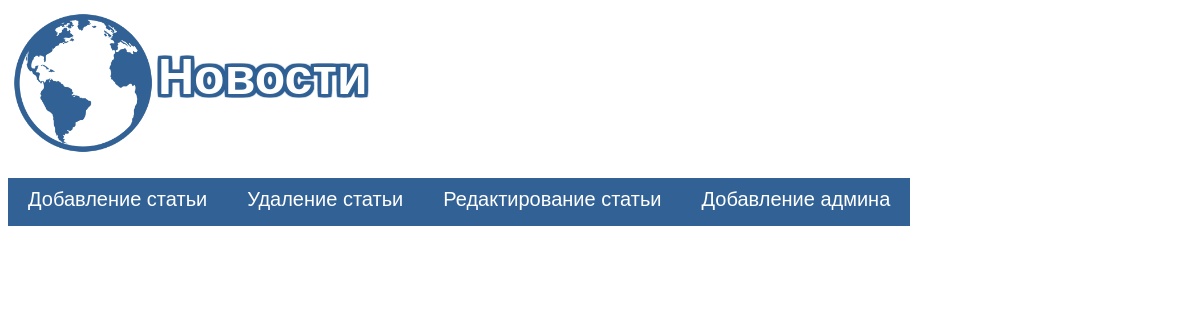
The app's page /admin/redact.php with its own data.
### tables this page shows
CREATE TABLE `headeradmin` (
  `id` int NOT NULL,
  `title` varchar(255) NOT NULL
);

### admin/redact.php (the view, shortened to what this page needs)
<?php
$conn = mysqli_connect("localhost", "root", "", "news");
$sql = "SELECT * FROM `headeradmin`";
$headerResult = mysqli_query($conn, $sql);
?>
<!DOCTYPE html>
<html lang="ru">
<head>
    <link rel="stylesheet" href="../style/style.css">
</head>
<body>
    <div class="header">
        <header>
            <div class="left">
                <div>
                    <img src="../img/log.png" class="respons" alt="">
                    <span class="header_info">Новости</span>
                </div>
            </div>
        </header>
    </div>
    <div class="menu">
        <?php
        foreach ($headerResult as $headerrow) {
            echo "<ul class='menu'";
            echo "<li><a href='admenu.php?title=" . $headerrow["title"] . "'>" . " " . $headerrow["title"] . " " . "</a></li>";
        }
        echo "</ul>";
        ?>
    </div>
</body>
</html>

### style/style.css (style rules this page uses)
.header_info { position: absolute; margin-top: 40px; font-family: sans-serif; font-size: 50px; font-weight: bold; color: #FFFFFF; text-shadow: -0 -3px 1px #326295, 0 -3px 1px #326295, -0 3px 1px #326295, 0 3px 1px #326295, -3px -0 1px #326295, 3px -0 1px #326295, -3px 0 1px #326295, 3px 0 1px #326295, -1px -3px 1px #326295, 1px -3px 1px #326295, -1px 3px 1px #326295, 1px 3px 1px #326295, -3px -1px 1px #326295, 3px -1px 1px #326295, -3px 1px 1px #326295, 3px 1px 1px #326295, -2px -3px 1px #326295, 2px -3px 1px #326295, -2px 3px 1px #326295, 2px 3px 1px #326295, -3px -2px 1px #326295, 3px -2px 1px #326295, -3px 2px 1px #326295, 3px 2px 1px #326295, -3px -3px 1px #326295, 3px -3px 1px #326295, -3px 3px 1px #326295, 3px 3px 1px #326295, -3px -3px 1px #326295, 3px -3px 1px #326295, -3px 3px 1px #326295, 3px 3px 1px #326295; }
.respons { width: 150px; height: 150px; }
.cont .h2, a { text-decoration: none; color: black; font-family: sans-serif; }
.menu { list-style-type: none; padding-left: 0; margin-left: 0; display: flex; flex-direction: row; flex-wrap: wrap; }
.menu a { text-decoration: none; font-family: sans-serif; font-size: 20px; color: white; padding: 10px 20px; background-color: #326295; border-bottom: 5px solid #326295; display: block; }

### records on screen
headeradmin: title "Добавление статьи"
headeradmin: title "Удаление статьи"
headeradmin: title "Редактирование статьи"
headeradmin: title "Добавление админа"
